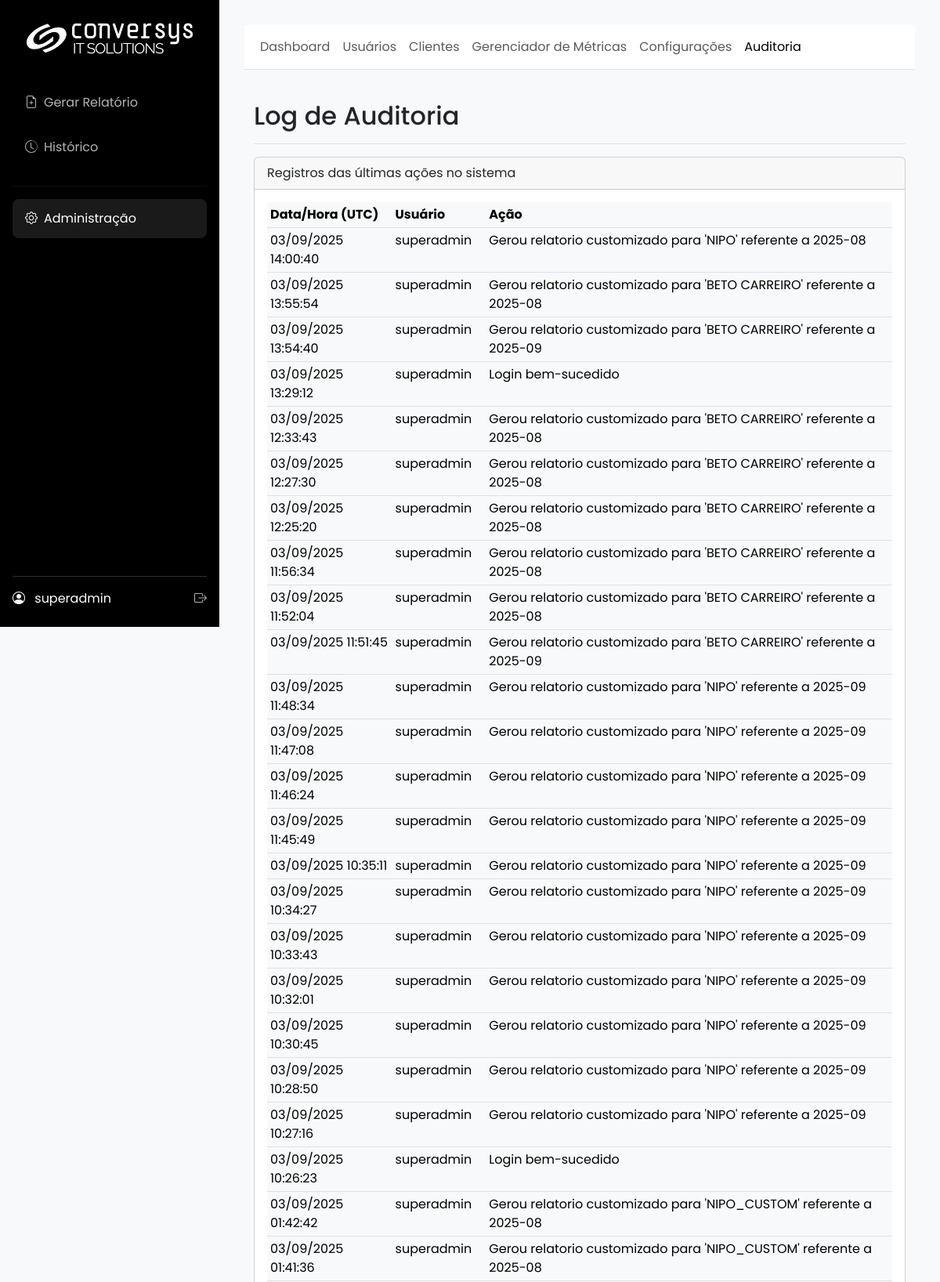
The page /admin/audit (signed in, upper part) on the database its author committed.
### app/models.py (models this page shows, shortened)
class SystemConfig(db.Model):
    id = db.Column(db.Integer, primary_key=True)
    company_name = db.Column(db.String(100), default="Conversys IT Solutions")
    footer_text = db.Column(db.String(255), default=f"Conversys IT Solutions Copyright {dt.datetime.now().year} – Todos os direitos Reservados | Política de privacidade")
    primary_color = db.Column(db.String(7), default="#2c3e50")
    secondary_color = db.Column(db.String(7), default="#3498db")
    logo_dark_bg_path = db.Column(db.String(255), nullable=True)
    logo_light_bg_path = db.Column(db.String(255), nullable=True)
    login_background_path = db.Column(db.String(255), nullable=True)
    default_cover_path = db.Column(db.String(255), nullable=True)
    color_scheme = db.Column(db.String(10), default="light")
    color_bg_main = db.Column(db.String(7), default="#f8f9fa")
    color_bg_card = db.Column(db.String(7), default="#ffffff")
    color_text_light = db.Column(db.String(7), default="#212529")
    color_border = db.Column(db.String(7), default="#dee2e6")
    login_media_path = db.Column(db.String(255), nullable=True)
    report_cover_path = db.Column(db.String(255), nullable=True)
    report_final_page_path = db.Column(db.String(255), nullable=True)

class User(UserMixin, db.Model):
    id = db.Column(db.Integer, primary_key=True)
    username = db.Column(db.String(64), index=True, unique=True)
    email = db.Column(db.String(120), index=True, unique=True)
    password_hash = db.Column(db.String(256))
    role_id = db.Column(db.Integer, db.ForeignKey('role.id'))
    reports = db.relationship('Report', backref='user', lazy='dynamic')
    clients = db.relationship('Client', secondary=user_client_association, back_populates='users')
    def has_role(self, role_name):
        return self.role.name == role_name

class AuditLog(db.Model):
    id = db.Column(db.Integer, primary_key=True)
    user_id = db.Column(db.Integer, db.ForeignKey('user.id'), nullable=True)
    username = db.Column(db.String(64), nullable=False)
    action = db.Column(db.String(255), nullable=False)
    timestamp = db.Column(db.DateTime, default=dt.datetime.utcnow)
    user = db.relationship('User', backref='audit_logs')

### app/admin/routes.py (the view)
@admin.route('/audit')
@admin_required
def audit_log():
    _ensure_request_id()
    logs = AuditLog.query.order_by(AuditLog.timestamp.desc()).limit(200).all()
    _log_debug("Audit log listado", count=len(logs))
    return render_template('admin/audit_log.html', title="Log de Auditoria", logs=logs)

### app/__init__.py (called while the page is built)
@login_manager.user_loader
def load_user(user_id):
    from .models import User
    return db.session.get(User, int(user_id))

def _ensure_request_id():
    rid = getattr(g, "request_id", None)
    if not rid:
        rid = uuid.uuid4().hex
        g.request_id = rid
    return rid

### app/admin/routes.py (called while the page is built)
def _ensure_request_id():
    if not getattr(g, "request_id", None):
        g.request_id = uuid.uuid4().hex
    return g.request_id

def _log_debug(msg, **extra):
    rid = _ensure_request_id()
    payload = {"rid": rid, **extra}
    try:
        current_app.logger.debug(f"{msg} | {payload}")
    except Exception:
        print(f"DEBUG {msg} | {payload}")

### app/main/routes.py (called while the page is built, shortened)
@main.before_app_request
def before_request_func():
    cfg = SystemConfig.query.first()
    g.sys_config = cfg

### app/utils.py (called while the page is built)
def admin_required(f):
    @wraps(f)
    @login_required
    def decorated_function(*args, **kwargs):
        if not (current_user.has_role('admin') or current_user.has_role('super_admin')):
            flash('Acesso negado. Você não tem permissão para acessar esta área.', 'danger')
            return redirect(url_for('main.gerar_form'))
        return f(*args, **kwargs)
    return decorated_function

### app/templates/admin/audit_log.html (shortened to what this page needs)
{% extends 'admin/base.html' %}
{% block admin_content %}
<div class="container-fluid">
    <div class="d-flex justify-content-between flex-wrap flex-md-nowrap align-items-center pt-3 pb-2 mb-3 border-bottom">
        <h1 class="h2">Log de Auditoria</h1>
    </div>
    <div class="card">
        <div class="card-header">
            Registros das últimas ações no sistema
        </div>
        <div class="card-body">
            <div class="table-responsive">
                <table class="table table-sm table-hover">
                    <thead>
                        <tr>
                            <th style="width: 20%;">Data/Hora (UTC)</th>
                            <th style="width: 15%;">Usuário</th>
                            <th>Ação</th>
                        </tr>
                    </thead>
                    <tbody>
                        {% for log in logs %}
                        <tr>
                            <td>{{ log.timestamp.strftime('%d/%m/%Y %H:%M:%S') }}</td>
                            <td>{{ log.username }}</td>
                            <td>{{ log.action }}</td>
                        </tr>
                        {% else %}
                        <tr>
                            <td colspan="3" class="text-center text-muted p-4">Nenhum registro de auditoria encontrado.</td>
                        </tr>
                        {% endfor %}
                    </tbody>
                </table>
            </div>
        </div>
    </div>
</div>
{% endblock %}

### app/templates/base.html (shortened to what this page needs)
<!DOCTYPE html>
<html lang="pt-br" data-bs-theme="{{ g.sys_config.color_scheme | default('dark') }}">
<head>
    <link href="https://cdn.jsdelivr.net/npm/bootstrap@5.3.3/dist/css/bootstrap.min.css" rel="stylesheet">
    <link rel="stylesheet" href="https://cdn.jsdelivr.net/npm/bootstrap-icons@1.11.3/font/bootstrap-icons.min.css">
</head>
<body>
    <div class="d-flex">
        <div class="sidebar">
            <a href="{{ url_for('main.index') }}" class="logo">
                {% if g.sys_config.logo_dark_bg_path %}
                    <img src="{{ url_for('main.uploaded_file', filename=g.sys_config.logo_dark_bg_path) }}" alt="Logo">
                {% else %}
                    <span>{{ g.sys_config.company_name }}</span>
                {% endif %}
            </a>
            <ul class="nav flex-column">
                <li><a href="{{ url_for('main.gerar_form') }}" class="nav-link {% if request.endpoint == 'main.gerar_form' %}active{% endif %}"><i class="bi bi-file-earmark-plus me-2"></i>Gerar Relatório</a></li>
                <li><a href="{{ url_for('main.history') }}" class="nav-link {% if request.endpoint == 'main.history' %}active{% endif %}"><i class="bi bi-clock-history me-2"></i>Histórico</a></li>
                {% if current_user.has_role('admin') or current_user.has_role('super_admin') %}
                <hr style="border-color: rgba(255,255,255,0.2);">
                <li><a href="{{ url_for('admin.dashboard') }}" class="nav-link {% if 'admin.' in request.endpoint %}active{% endif %}"><i class="bi bi-gear me-2"></i>Administração</a></li>
                {% endif %}
            </ul>
            <div class="user-info">
                <div class="d-flex justify-content-between align-items-center">
                    <div>
                        <i class="bi bi-person-circle me-2"></i>
                        <span>{{ current_user.username }}</span>
                    </div>
                    <a href="{{ url_for('auth.logout') }}" title="Sair"><i class="bi bi-box-arrow-right"></i></a>
                </div>
            </div>
        </div>
        <div class="main-content flex-grow-1">
            {% block content %}{% endblock %}
        </div>
    </div>
</body>
</html>

### rows shown on the page
SystemConfig: logo_dark_bg_path (picture)
User: username "superadmin"
AuditLog: timestamp "03/09/2025 14:00:40", username "superadmin", action "Gerou relatorio customizado para 'NIPO' referente a 2025-08"
AuditLog: timestamp "03/09/2025 13:55:54", username "superadmin", action "Gerou relatorio customizado para 'BETO CARREIRO' referente a 2025-08"
AuditLog: timestamp "03/09/2025 13:54:40", username "superadmin", action "Gerou relatorio customizado para 'BETO CARREIRO' referente a 2025-09"
AuditLog: timestamp "03/09/2025 13:29:12", username "superadmin", action "Login bem-sucedido"
AuditLog: timestamp "03/09/2025 12:33:43", username "superadmin", action "Gerou relatorio customizado para 'BETO CARREIRO' referente a 2025-08"
AuditLog: timestamp "03/09/2025 12:27:30", username "superadmin", action "Gerou relatorio customizado para 'BETO CARREIRO' referente a 2025-08"
AuditLog: timestamp "03/09/2025 12:25:20", username "superadmin", action "Gerou relatorio customizado para 'BETO CARREIRO' referente a 2025-08"
AuditLog: timestamp "03/09/2025 11:56:34", username "superadmin", action "Gerou relatorio customizado para 'BETO CARREIRO' referente a 2025-08"
AuditLog: timestamp "03/09/2025 11:52:04", username "superadmin", action "Gerou relatorio customizado para 'BETO CARREIRO' referente a 2025-08"
AuditLog: timestamp "03/09/2025 11:51:45", username "superadmin", action "Gerou relatorio customizado para 'BETO CARREIRO' referente a 2025-09"
AuditLog: timestamp "03/09/2025 11:48:34", username "superadmin", action "Gerou relatorio customizado para 'NIPO' referente a 2025-09"
AuditLog: timestamp "03/09/2025 11:47:08", username "superadmin", action "Gerou relatorio customizado para 'NIPO' referente a 2025-09"
AuditLog: timestamp "03/09/2025 11:46:24", username "superadmin", action "Gerou relatorio customizado para 'NIPO' referente a 2025-09"
AuditLog: timestamp "03/09/2025 11:45:49", username "superadmin", action "Gerou relatorio customizado para 'NIPO' referente a 2025-09"
AuditLog: timestamp "03/09/2025 10:35:11", username "superadmin", action "Gerou relatorio customizado para 'NIPO' referente a 2025-09"
AuditLog: timestamp "03/09/2025 10:34:27", username "superadmin", action "Gerou relatorio customizado para 'NIPO' referente a 2025-09"
AuditLog: timestamp "03/09/2025 10:33:43", username "superadmin", action "Gerou relatorio customizado para 'NIPO' referente a 2025-09"
AuditLog: timestamp "03/09/2025 10:32:01", username "superadmin", action "Gerou relatorio customizado para 'NIPO' referente a 2025-09"
AuditLog: timestamp "03/09/2025 10:30:45", username "superadmin", action "Gerou relatorio customizado para 'NIPO' referente a 2025-09"
AuditLog: timestamp "03/09/2025 10:28:50", username "superadmin", action "Gerou relatorio customizado para 'NIPO' referente a 2025-09"
AuditLog: timestamp "03/09/2025 10:27:16", username "superadmin", action "Gerou relatorio customizado para 'NIPO' referente a 2025-09"
AuditLog: timestamp "03/09/2025 10:26:23", username "superadmin", action "Login bem-sucedido"
AuditLog: timestamp "03/09/2025 01:42:42", username "superadmin", action "Gerou relatorio customizado para 'NIPO_CUSTOM' referente a 2025-08"
AuditLog: timestamp "03/09/2025 01:41:36", username "superadmin", action "Gerou relatorio customizado para 'NIPO_CUSTOM' referente a 2025-08"
